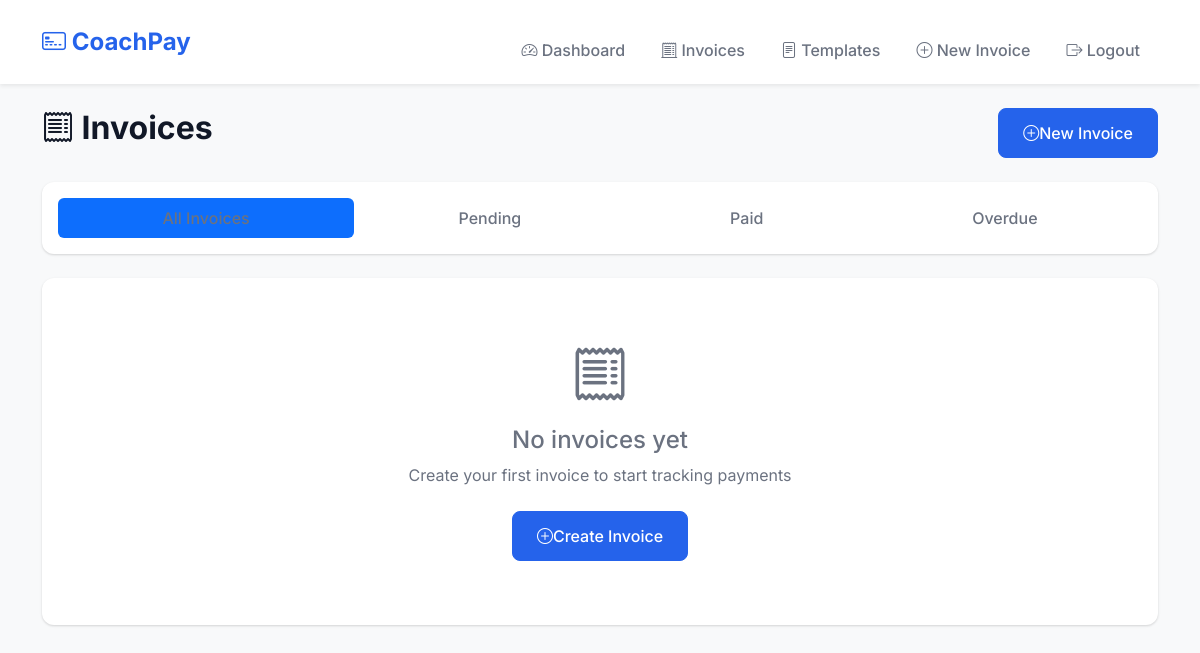
/invoices (signed in), run on an earlier commit of the app's database.
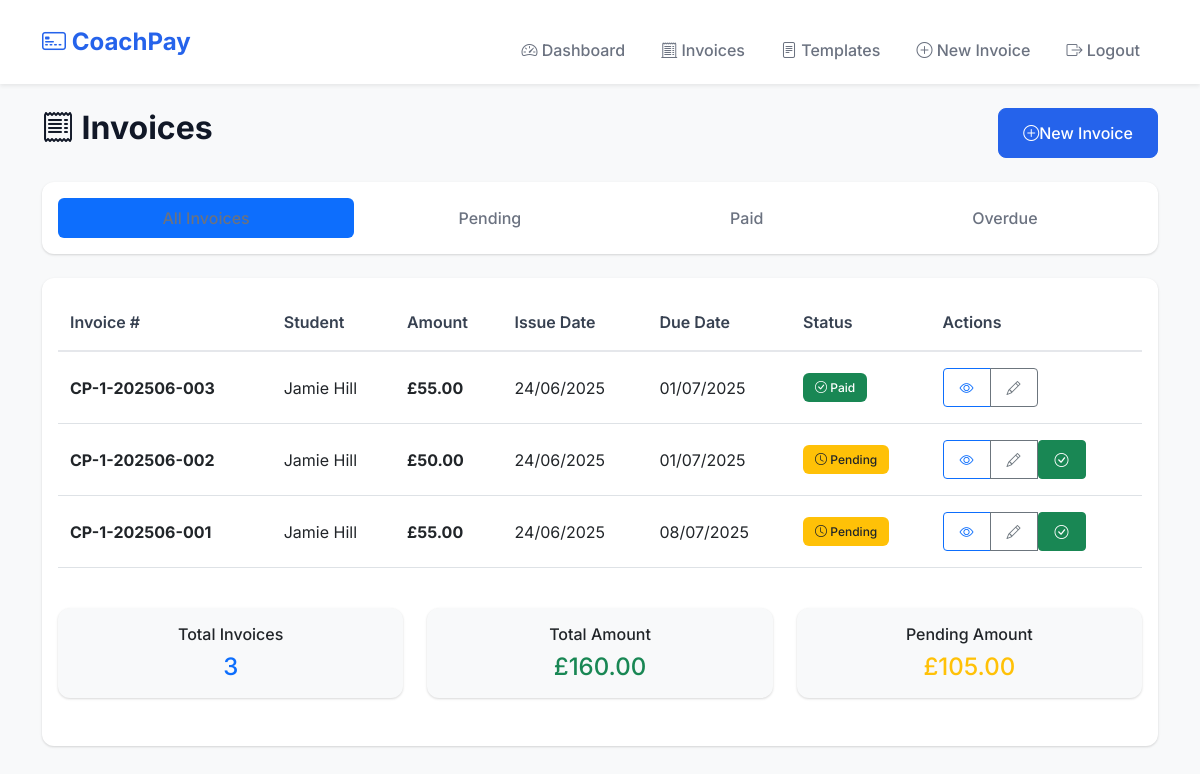
And on a later commit of the database.
### app.py (models this page shows, shortened)
class Invoice(db.Model):
    id = db.Column(db.Integer, primary_key=True)
    coach_id = db.Column(db.Integer, db.ForeignKey('coach.id'), nullable=False)
    template_id = db.Column(db.Integer, db.ForeignKey('invoice_template.id'), nullable=True)
    invoice_number = db.Column(db.String(50), unique=True, nullable=False)
    student_name = db.Column(db.String(100), nullable=False)
    student_email = db.Column(db.String(120))
    date_issued = db.Column(db.Date, nullable=False, default=datetime.utcnow().date())
    due_date = db.Column(db.Date, nullable=False)
    amount = db.Column(sa.Numeric(10, 2), nullable=False)
    description = db.Column(db.Text, nullable=False)
    status = db.Column(db.String(20), default='pending')  # pending, paid, overdue
    created_at = db.Column(db.DateTime, default=datetime.utcnow)
    paid_at = db.Column(db.DateTime)

### app.py (the view)
@app.route('/invoices')
@login_required
def invoices():
    coach_id = session['coach_id']
    status_filter = request.args.get('status', 'all')
    today = datetime.now().date()
    Invoice.query.filter(
        Invoice.coach_id == coach_id,
        Invoice.status == 'pending',
        Invoice.due_date < today
    ).update({'status': 'overdue'})
    db.session.commit()
    query = Invoice.query.filter_by(coach_id=coach_id)
    if status_filter != 'all':
        query = query.filter_by(status=status_filter)
    invoices = query.order_by(Invoice.created_at.desc()).all()
    csrf_form = CSRFForm()
    return render_template('invoices.html',
                         invoices=invoices,
                         status_filter=status_filter,
                         csrf_form=csrf_form)

### app.py (called while the page is built)
def login_required(f):
    @wraps(f)
    def decorated_function(*args, **kwargs):
        if 'coach_id' not in session:
            flash('Please log in to access this page.', 'warning')
            return redirect(url_for('login'))
        return f(*args, **kwargs)
    return decorated_function

@app.after_request
def after_request(response):
    response.headers['X-Content-Type-Options'] = 'nosniff'
    response.headers['X-Frame-Options'] = 'DENY'
    response.headers['X-XSS-Protection'] = '1; mode=block'
    if not is_development:
        response.headers['Strict-Transport-Security'] = 'max-age=31536000; includeSubDomains'
    response.headers['Content-Security-Policy'] = ("default-src 'self'; "
                                                   "script-src 'self' 'unsafe-inline' https://cdn.jsdelivr.net; "
                                                   "style-src 'self' 'unsafe-inline' https://cdn.jsdelivr.net https://fonts.googleapis.com; "
                                                   "font-src 'self' https://cdn.jsdelivr.net https://fonts.gstatic.com; "
                                                   "img-src 'self' data:;")
    return response

### templates/invoices.html (shortened to what the changed rows need)
{% extends "base.html" %}
{% block content %}
<div class="row mb-4">
    <div class="col-md-6">
        <h2 class="fw-bold"><i class="bi bi-receipt"></i> Invoices</h2>
    </div>
</div>
<div class="card">
    <div class="card-body">
        {% if invoices %}
        <div class="d-none d-md-block">
            <div class="table-responsive">
                <table class="table table-hover">
                    <thead>
                        <tr>
                            <th>Invoice #</th>
                            <th>Student</th>
                            <th>Amount</th>
                            <th>Issue Date</th>
                            <th>Due Date</th>
                            <th>Status</th>
                            <th>Actions</th>
                        </tr>
                    </thead>
                    <tbody>
                        {% for invoice in invoices %}
                        <tr>
                            <td><strong>{{ invoice.invoice_number }}</strong></td>
                            <td>{{ invoice.student_name }}</td>
                            <td><strong>£{{ "%.2f"|format(invoice.amount) }}</strong></td>
                            <td>{{ invoice.date_issued.strftime('%d/%m/%Y') }}</td>
                            <td>{{ invoice.due_date.strftime('%d/%m/%Y') }}</td>
                            <td>
                                {% if invoice.status == 'paid' %}
                                    <span class="badge bg-success">
                                        <i class="bi bi-check-circle"></i> Paid
                                    </span>
                                {% elif invoice.status == 'overdue' %}
                                    <span class="badge bg-danger">
                                        <i class="bi bi-exclamation-triangle"></i> Overdue
                                    </span>
                                {% else %}
                                    <span class="badge bg-warning text-dark">
                                        <i class="bi bi-clock"></i> Pending
                                    </span>
                                {% endif %}
                            </td>
                            <td>
                                <div class="btn-group" role="group">
                                    <a href="{{ url_for('view_invoice', invoice_id=invoice.id) }}"
                                       class="btn btn-sm btn-outline-primary" title="View Invoice">
                                        <i class="bi bi-eye"></i>
                                    </a>
                                    <a href="{{ url_for('edit_invoice', invoice_id=invoice.id) }}"
                                       class="btn btn-sm btn-outline-secondary" title="Edit Invoice">
                                        <i class="bi bi-pencil"></i>
                                    </a>
                                    {% if invoice.status != 'paid' %}
                                    <form method="POST" action="{{ url_for('mark_paid', invoice_id=invoice.id) }}"
                                          class="d-inline" onsubmit="return confirm('Mark this invoice as paid?')">
                                        <button type="submit" class="btn btn-sm btn-success" title="Mark as Paid">
                                            <i class="bi bi-check-circle"></i>
                                        </button>
                                    </form>
                                    {% endif %}
                                </div>
                            </td>
                        </tr>
                        {% endfor %}
                    </tbody>
                </table>
            </div>
        </div>
        <div class="row mt-4">
            <div class="col-md-4 mb-3">
                <div class="card bg-light text-center">
                    <div class="card-body py-3">
                        <h6 class="card-title">Total Invoices</h6>
                        <h4 class="text-primary mb-0">{{ invoices|length }}</h4>
                    </div>
                </div>
            </div>
            <div class="col-md-4 mb-3">
                <div class="card bg-light text-center">
                    <div class="card-body py-3">
                        <h6 class="card-title">Total Amount</h6>
                        <h4 class="text-success mb-0">
                            £{{ "%.2f"|format(invoices|sum(attribute='amount')|float) }}
                        </h4>
                    </div>
                </div>
            </div>
            <div class="col-md-4 mb-3">
                <div class="card bg-light text-center">
                    <div class="card-body py-3">
                        <h6 class="card-title">Pending Amount</h6>
                        <h4 class="text-warning mb-0">
                            {% set pending_amount = invoices|selectattr('status', 'ne', 'paid')|sum(attribute='amount')|float %}
                            £{{ "%.2f"|format(pending_amount) }}
                        </h4>
                    </div>
                </div>
            </div>
        </div>
        {% else %}
        <div class="text-center py-5">
            <i class="bi bi-receipt display-4 text-muted"></i>
            <h4 class="text-muted mt-3">
                {% if status_filter == 'all' %}
                    No invoices yet
                {% else %}
                    No {{ status_filter }} invoices
                {% endif %}
            </h4>
            <p class="text-muted mb-4">
                {% if status_filter == 'all' %}
                    Create your first invoice to start tracking payments
                {% else %}
                    Try viewing all invoices or create a new one
                {% endif %}
            </p>
            <div class="d-grid gap-2 d-sm-block">
                <a href="{{ url_for('create_invoice') }}" class="btn btn-primary">
                    <i class="bi bi-plus-circle"></i> Create Invoice
                </a>
            </div>
        </div>
        {% endif %}
    </div>
</div>
{% endblock %}

What changed in the data, as far as the page shows it:
added Invoice: invoice_number "CP-1-202506-003", student_name "Jamie Hill", amount "55.00", date_issued "24/06/2025", due_date "01/07/2025", status "paid" (drawn)
added Invoice: invoice_number "CP-1-202506-002", student_name "Jamie Hill", amount "50.00", date_issued "24/06/2025", due_date "01/07/2025", status "pending" (drawn)
added Invoice: invoice_number "CP-1-202506-001", student_name "Jamie Hill", amount "55.00", date_issued "24/06/2025", due_date "08/07/2025", status "pending" (drawn)
Also different on the page:
{{ invoices|length }}: (not shown) → "3"
{{ "%.2f"|format(invoices|sum(attribute='amount')|float) }}: (not shown) → "160.00"
{{ "%.2f"|format(pending_amount) }}: (not shown) → "105.00"
text no longer shown: "No invoices yet Create your first invoice to start tracking payments Create Invoice"
text now shown: "Invoice # Student Amount Issue Date Due Date Status Actions Total Invoices Total Amount £ Pending Amount £"
